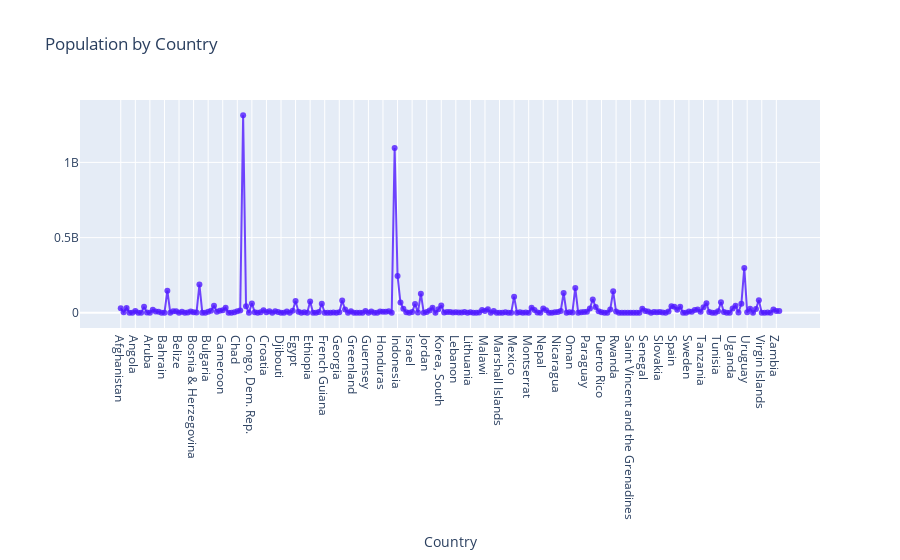

The cell this chart's notebook holds for it:
### Markdown cell above
# Population by Country

### Code cell
pop= go.Scatter(
                    x = dataCountries.Country,
                    y = dataCountries.Population,
                    mode = "lines+markers",
                    name = "Population",
                    marker = dict(color = 'rgba(80, 26, 255, 0.8)'),
                    text= dataCountries.Country)
data = [pop]
layout = dict(title = 'Population by Country',
              xaxis= dict(title= 'Country',ticklen= 5,zeroline= False)
             )
fig = dict(data = data, layout = layout)
iplot(fig)

### Figure 1 — Plotly figure (JSON) as saved in the notebook; plotly's stock layout.template omitted (floating-point values rounded to 4 significant figures; data arrays with more than 128 entries replaced by an {"elided": "..."} marker saying what was removed)
{"data": [{"marker": {"color": "rgba(80, 26, 255, 0.8)"}, "mode": "lines+markers", "name": "Population", "text": {"elided": "227 str values"}, "type": "scatter", "x": {"elided": "227 str values"}, "y": {"elided": "227 int values"}}], "layout": {"title": {"text": "Population by Country"}, "xaxis": {"ticklen": 5, "title": {"text": "Country"}, "zeroline": false}}}
